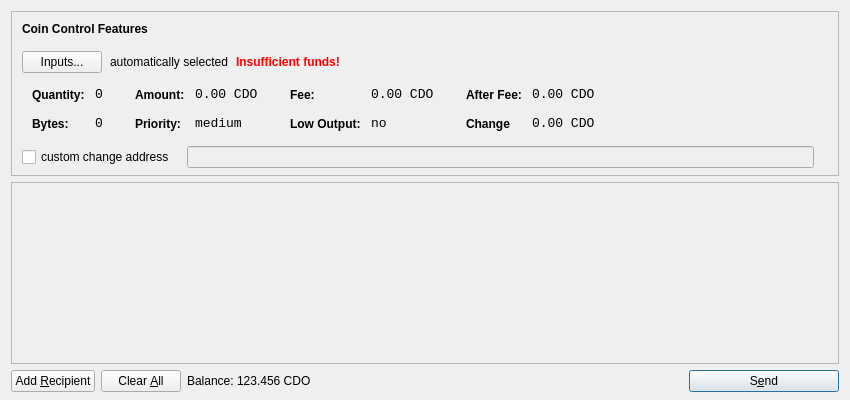
<?xml version="1.0" encoding="UTF-8"?>
<ui version="4.0">
 <class>SendCoinsDialog</class>
 <widget class="QDialog" name="SendCoinsDialog">
  <property name="geometry">
   <rect>
    <x>0</x>
    <y>0</y>
    <width>850</width>
    <height>400</height>
   </rect>
  </property>
  <property name="windowTitle">
   <string>Send Coins</string>
  </property>
  <layout class="QVBoxLayout" name="verticalLayout" stretch="0,1,0">
   <property name="bottomMargin">
    <number>8</number>
   </property>
   <item>
    <widget class="QFrame" name="frameCoinControl">
     <property name="sizePolicy">
      <sizepolicy hsizetype="Expanding" vsizetype="Expanding">
       <horstretch>0</horstretch>
       <verstretch>0</verstretch>
      </sizepolicy>
     </property>
     <property name="maximumSize">
      <size>
       <width>16777215</width>
       <height>16777215</height>
      </size>
     </property>
     <property name="frameShape">
      <enum>QFrame::StyledPanel</enum>
     </property>
     <property name="frameShadow">
      <enum>QFrame::Sunken</enum>
     </property>
     <layout class="QVBoxLayout" name="verticalLayoutCoinControl2">
      <property name="spacing">
       <number>-1</number>
      </property>
      <property name="leftMargin">
       <number>0</number>
      </property>
      <property name="topMargin">
       <number>0</number>
      </property>
      <property name="rightMargin">
       <number>0</number>
      </property>
      <property name="bottomMargin">
       <number>6</number>
      </property>
      <item>
       <layout class="QVBoxLayout" name="verticalLayoutCoinControl" stretch="0,0,0,0,1">
        <property name="spacing">
         <number>0</number>
        </property>
        <property name="leftMargin">
         <number>10</number>
        </property>
        <property name="topMargin">
         <number>10</number>
        </property>
        <item>
         <layout class="QHBoxLayout" name="horizontalLayoutCoinControl1">
          <property name="bottomMargin">
           <number>15</number>
          </property>
          <item>
           <widget class="QLabel" name="labelCoinControlFeatures">
            <property name="sizePolicy">
             <sizepolicy hsizetype="Preferred" vsizetype="Maximum">
              <horstretch>0</horstretch>
              <verstretch>0</verstretch>
             </sizepolicy>
            </property>
            <property name="font">
             <font>
              <weight>75</weight>
              <bold>true</bold>
             </font>
            </property>
            <property name="styleSheet">
             <string notr="true">font-weight:bold;</string>
            </property>
            <property name="text">
             <string>Coin Control Features</string>
            </property>
           </widget>
          </item>
         </layout>
        </item>
        <item>
         <layout class="QHBoxLayout" name="horizontalLayoutCoinControl2" stretch="0,0,0,0">
          <property name="spacing">
           <number>8</number>
          </property>
          <property name="bottomMargin">
           <number>10</number>
          </property>
          <item>
           <widget class="QPushButton" name="pushButtonCoinControl">
            <property name="styleSheet">
             <string notr="true"/>
            </property>
            <property name="text">
             <string>Inputs...</string>
            </property>
           </widget>
          </item>
          <item>
           <widget class="QLabel" name="labelCoinControlAutomaticallySelected">
            <property name="text">
             <string>automatically selected</string>
            </property>
            <property name="margin">
             <number>5</number>
            </property>
           </widget>
          </item>
          <item>
           <widget class="QLabel" name="labelCoinControlInsuffFunds">
            <property name="font">
             <font>
              <weight>75</weight>
              <bold>true</bold>
             </font>
            </property>
            <property name="styleSheet">
             <string notr="true">color:red;font-weight:bold;</string>
            </property>
            <property name="text">
             <string>Insufficient funds!</string>
            </property>
            <property name="margin">
             <number>5</number>
            </property>
           </widget>
          </item>
          <item>
           <spacer name="horizontalSpacerCoinControl">
            <property name="orientation">
             <enum>Qt::Horizontal</enum>
            </property>
            <property name="sizeHint" stdset="0">
             <size>
              <width>40</width>
              <height>1</height>
             </size>
            </property>
           </spacer>
          </item>
         </layout>
        </item>
        <item>
         <widget class="QWidget" name="widgetCoinControl" native="true">
          <property name="sizePolicy">
           <sizepolicy hsizetype="Preferred" vsizetype="Preferred">
            <horstretch>0</horstretch>
            <verstretch>0</verstretch>
           </sizepolicy>
          </property>
          <property name="minimumSize">
           <size>
            <width>0</width>
            <height>0</height>
           </size>
          </property>
          <property name="styleSheet">
           <string notr="true"/>
          </property>
          <layout class="QHBoxLayout" name="horizontalLayoutCoinControl5">
           <property name="margin">
            <number>0</number>
           </property>
           <item>
            <layout class="QHBoxLayout" name="horizontalLayoutCoinControl3" stretch="0,0,0,1">
             <property name="spacing">
              <number>20</number>
             </property>
             <property name="topMargin">
              <number>0</number>
             </property>
             <property name="bottomMargin">
              <number>10</number>
             </property>
             <item>
              <layout class="QFormLayout" name="formLayoutCoinControl1">
               <property name="horizontalSpacing">
                <number>10</number>
               </property>
               <property name="verticalSpacing">
                <number>14</number>
               </property>
               <property name="leftMargin">
                <number>10</number>
               </property>
               <property name="topMargin">
                <number>4</number>
               </property>
               <property name="rightMargin">
                <number>6</number>
               </property>
               <item row="0" column="0">
                <widget class="QLabel" name="labelCoinControlQuantityText">
                 <property name="styleSheet">
                  <string notr="true">font-weight:bold;</string>
                 </property>
                 <property name="text">
                  <string>Quantity:</string>
                 </property>
                 <property name="margin">
                  <number>0</number>
                 </property>
                </widget>
               </item>
               <item row="0" column="1">
                <widget class="QLabel" name="labelCoinControlQuantity">
                 <property name="font">
                  <font>
                   <family>Monospace</family>
                   <pointsize>10</pointsize>
                  </font>
                 </property>
                 <property name="cursor">
                  <cursorShape>IBeamCursor</cursorShape>
                 </property>
                 <property name="contextMenuPolicy">
                  <enum>Qt::ActionsContextMenu</enum>
                 </property>
                 <property name="text">
                  <string>0</string>
                 </property>
                 <property name="margin">
                  <number>0</number>
                 </property>
                 <property name="textInteractionFlags">
                  <set>Qt::LinksAccessibleByMouse|Qt::TextSelectableByKeyboard|Qt::TextSelectableByMouse</set>
                 </property>
                </widget>
               </item>
               <item row="1" column="0">
                <widget class="QLabel" name="labelCoinControlBytesText">
                 <property name="styleSheet">
                  <string notr="true">font-weight:bold;</string>
                 </property>
                 <property name="text">
                  <string>Bytes:</string>
                 </property>
                </widget>
               </item>
               <item row="1" column="1">
                <widget class="QLabel" name="labelCoinControlBytes">
                 <property name="font">
                  <font>
                   <family>Monospace</family>
                   <pointsize>10</pointsize>
                  </font>
                 </property>
                 <property name="cursor">
                  <cursorShape>IBeamCursor</cursorShape>
                 </property>
                 <property name="contextMenuPolicy">
                  <enum>Qt::ActionsContextMenu</enum>
                 </property>
                 <property name="text">
                  <string>0</string>
                 </property>
                 <property name="textInteractionFlags">
                  <set>Qt::LinksAccessibleByMouse|Qt::TextSelectableByKeyboard|Qt::TextSelectableByMouse</set>
                 </property>
                </widget>
               </item>
              </layout>
             </item>
             <item>
              <layout class="QFormLayout" name="formLayoutCoinControl2">
               <property name="horizontalSpacing">
                <number>10</number>
               </property>
               <property name="verticalSpacing">
                <number>14</number>
               </property>
               <property name="leftMargin">
                <number>6</number>
               </property>
               <property name="topMargin">
                <number>4</number>
               </property>
               <property name="rightMargin">
                <number>6</number>
               </property>
               <item row="0" column="0">
                <widget class="QLabel" name="labelCoinControlAmountText">
                 <property name="styleSheet">
                  <string notr="true">font-weight:bold;</string>
                 </property>
                 <property name="text">
                  <string>Amount:</string>
                 </property>
                 <property name="margin">
                  <number>0</number>
                 </property>
                </widget>
               </item>
               <item row="0" column="1">
                <widget class="QLabel" name="labelCoinControlAmount">
                 <property name="font">
                  <font>
                   <family>Monospace</family>
                   <pointsize>10</pointsize>
                  </font>
                 </property>
                 <property name="cursor">
                  <cursorShape>IBeamCursor</cursorShape>
                 </property>
                 <property name="contextMenuPolicy">
                  <enum>Qt::ActionsContextMenu</enum>
                 </property>
                 <property name="text">
                  <string>0.00 CDO</string>
                 </property>
                 <property name="textInteractionFlags">
                  <set>Qt::LinksAccessibleByMouse|Qt::TextSelectableByKeyboard|Qt::TextSelectableByMouse</set>
                 </property>
                </widget>
               </item>
               <item row="1" column="0">
                <widget class="QLabel" name="labelCoinControlPriorityText">
                 <property name="styleSheet">
                  <string notr="true">font-weight:bold;</string>
                 </property>
                 <property name="text">
                  <string>Priority:</string>
                 </property>
                </widget>
               </item>
               <item row="1" column="1">
                <widget class="QLabel" name="labelCoinControlPriority">
                 <property name="font">
                  <font>
                   <family>Monospace</family>
                   <pointsize>10</pointsize>
                  </font>
                 </property>
                 <property name="cursor">
                  <cursorShape>IBeamCursor</cursorShape>
                 </property>
                 <property name="contextMenuPolicy">
                  <enum>Qt::ActionsContextMenu</enum>
                 </property>
                 <property name="text">
                  <string>medium</string>
                 </property>
                 <property name="textInteractionFlags">
                  <set>Qt::LinksAccessibleByMouse|Qt::TextSelectableByKeyboard|Qt::TextSelectableByMouse</set>
                 </property>
                </widget>
               </item>
              </layout>
             </item>
             <item>
              <layout class="QFormLayout" name="formLayoutCoinControl3">
               <property name="horizontalSpacing">
                <number>10</number>
               </property>
               <property name="verticalSpacing">
                <number>14</number>
               </property>
               <property name="leftMargin">
                <number>6</number>
               </property>
               <property name="topMargin">
                <number>4</number>
               </property>
               <property name="rightMargin">
                <number>6</number>
               </property>
               <item row="0" column="0">
                <widget class="QLabel" name="labelCoinControlFeeText">
                 <property name="styleSheet">
                  <string notr="true">font-weight:bold;</string>
                 </property>
                 <property name="text">
                  <string>Fee:</string>
                 </property>
                 <property name="margin">
                  <number>0</number>
                 </property>
                </widget>
               </item>
               <item row="0" column="1">
                <widget class="QLabel" name="labelCoinControlFee">
                 <property name="font">
                  <font>
                   <family>Monospace</family>
                   <pointsize>10</pointsize>
                  </font>
                 </property>
                 <property name="cursor">
                  <cursorShape>IBeamCursor</cursorShape>
                 </property>
                 <property name="contextMenuPolicy">
                  <enum>Qt::ActionsContextMenu</enum>
                 </property>
                 <property name="text">
                  <string>0.00 CDO</string>
                 </property>
                 <property name="textInteractionFlags">
                  <set>Qt::LinksAccessibleByMouse|Qt::TextSelectableByKeyboard|Qt::TextSelectableByMouse</set>
                 </property>
                </widget>
               </item>
               <item row="1" column="0">
                <widget class="QLabel" name="labelCoinControlLowOutputText">
                 <property name="styleSheet">
                  <string notr="true">font-weight:bold;</string>
                 </property>
                 <property name="text">
                  <string>Low Output:</string>
                 </property>
                </widget>
               </item>
               <item row="1" column="1">
                <widget class="QLabel" name="labelCoinControlLowOutput">
                 <property name="font">
                  <font>
                   <family>Monospace</family>
                   <pointsize>10</pointsize>
                  </font>
                 </property>
                 <property name="cursor">
                  <cursorShape>IBeamCursor</cursorShape>
                 </property>
                 <property name="contextMenuPolicy">
                  <enum>Qt::ActionsContextMenu</enum>
                 </property>
                 <property name="text">
                  <string>no</string>
                 </property>
                 <property name="textInteractionFlags">
                  <set>Qt::LinksAccessibleByMouse|Qt::TextSelectableByKeyboard|Qt::TextSelectableByMouse</set>
                 </property>
                </widget>
               </item>
              </layout>
             </item>
             <item>
              <layout class="QFormLayout" name="formLayoutCoinControl4">
               <property name="horizontalSpacing">
                <number>10</number>
               </property>
               <property name="verticalSpacing">
                <number>14</number>
               </property>
               <property name="leftMargin">
                <number>6</number>
               </property>
               <property name="topMargin">
                <number>4</number>
               </property>
               <property name="rightMargin">
                <number>6</number>
               </property>
               <item row="0" column="0">
                <widget class="QLabel" name="labelCoinControlAfterFeeText">
                 <property name="styleSheet">
                  <string notr="true">font-weight:bold;</string>
                 </property>
                 <property name="text">
                  <string>After Fee:</string>
                 </property>
                 <property name="margin">
                  <number>0</number>
                 </property>
                </widget>
               </item>
               <item row="0" column="1">
                <widget class="QLabel" name="labelCoinControlAfterFee">
                 <property name="font">
                  <font>
                   <family>Monospace</family>
                   <pointsize>10</pointsize>
                  </font>
                 </property>
                 <property name="cursor">
                  <cursorShape>IBeamCursor</cursorShape>
                 </property>
                 <property name="contextMenuPolicy">
                  <enum>Qt::ActionsContextMenu</enum>
                 </property>
                 <property name="text">
                  <string>0.00 CDO</string>
                 </property>
                 <property name="textInteractionFlags">
                  <set>Qt::LinksAccessibleByMouse|Qt::TextSelectableByKeyboard|Qt::TextSelectableByMouse</set>
                 </property>
                </widget>
               </item>
               <item row="1" column="0">
                <widget class="QLabel" name="labelCoinControlChangeText">
                 <property name="styleSheet">
                  <string notr="true">font-weight:bold;</string>
                 </property>
                 <property name="text">
                  <string>Change</string>
                 </property>
                </widget>
               </item>
               <item row="1" column="1">
                <widget class="QLabel" name="labelCoinControlChange">
                 <property name="font">
                  <font>
                   <family>Monospace</family>
                   <pointsize>10</pointsize>
                  </font>
                 </property>
                 <property name="cursor">
                  <cursorShape>IBeamCursor</cursorShape>
                 </property>
                 <property name="contextMenuPolicy">
                  <enum>Qt::ActionsContextMenu</enum>
                 </property>
                 <property name="text">
                  <string>0.00 CDO</string>
                 </property>
                 <property name="textInteractionFlags">
                  <set>Qt::LinksAccessibleByMouse|Qt::TextSelectableByKeyboard|Qt::TextSelectableByMouse</set>
                 </property>
                </widget>
               </item>
              </layout>
             </item>
            </layout>
           </item>
          </layout>
         </widget>
        </item>
        <item>
         <layout class="QHBoxLayout" name="horizontalLayoutCoinControl4" stretch="0,0,0">
          <property name="spacing">
           <number>12</number>
          </property>
          <property name="sizeConstraint">
           <enum>QLayout::SetDefaultConstraint</enum>
          </property>
          <property name="topMargin">
           <number>5</number>
          </property>
          <property name="rightMargin">
           <number>5</number>
          </property>
          <item>
           <widget class="QCheckBox" name="checkBoxCoinControlChange">
            <property name="text">
             <string>custom change address</string>
            </property>
           </widget>
          </item>
          <item>
           <widget class="QLineEdit" name="lineEditCoinControlChange">
            <property name="enabled">
             <bool>false</bool>
            </property>
            <property name="sizePolicy">
             <sizepolicy hsizetype="Expanding" vsizetype="Fixed">
              <horstretch>0</horstretch>
              <verstretch>0</verstretch>
             </sizepolicy>
            </property>
           </widget>
          </item>
          <item>
           <widget class="QLabel" name="labelCoinControlChangeLabel">
            <property name="sizePolicy">
             <sizepolicy hsizetype="Preferred" vsizetype="Expanding">
              <horstretch>0</horstretch>
              <verstretch>0</verstretch>
             </sizepolicy>
            </property>
            <property name="minimumSize">
             <size>
              <width>0</width>
              <height>0</height>
             </size>
            </property>
            <property name="text">
             <string/>
            </property>
            <property name="margin">
             <number>3</number>
            </property>
           </widget>
          </item>
         </layout>
        </item>
        <item>
         <spacer name="verticalSpacerCoinControl">
          <property name="orientation">
           <enum>Qt::Vertical</enum>
          </property>
          <property name="sizeHint" stdset="0">
           <size>
            <width>800</width>
            <height>1</height>
           </size>
          </property>
         </spacer>
        </item>
       </layout>
      </item>
     </layout>
    </widget>
   </item>
   <item>
    <widget class="QScrollArea" name="scrollArea">
     <property name="widgetResizable">
      <bool>true</bool>
     </property>
     <widget class="QWidget" name="scrollAreaWidgetContents">
      <property name="geometry">
       <rect>
        <x>0</x>
        <y>0</y>
        <width>830</width>
        <height>165</height>
       </rect>
      </property>
      <layout class="QVBoxLayout" name="verticalLayout_2">
       <property name="margin">
        <number>0</number>
       </property>
       <item>
        <layout class="QVBoxLayout" name="entries">
         <property name="spacing">
          <number>6</number>
         </property>
        </layout>
       </item>
       <item>
        <spacer name="verticalSpacer">
         <property name="orientation">
          <enum>Qt::Vertical</enum>
         </property>
         <property name="sizeHint" stdset="0">
          <size>
           <width>20</width>
           <height>40</height>
          </size>
         </property>
        </spacer>
       </item>
      </layout>
     </widget>
    </widget>
   </item>
   <item>
    <layout class="QHBoxLayout" name="horizontalLayout">
     <item>
      <widget class="QPushButton" name="addButton">
       <property name="toolTip">
        <string>Send to multiple recipients at once</string>
       </property>
       <property name="text">
        <string>Add &amp;Recipient</string>
       </property>
       <property name="icon">
        <iconset resource="../bitcoin.qrc">
         <normaloff>:/icons/add</normaloff>:/icons/add</iconset>
       </property>
       <property name="autoDefault">
        <bool>false</bool>
       </property>
      </widget>
     </item>
     <item>
      <widget class="QPushButton" name="clearButton">
       <property name="sizePolicy">
        <sizepolicy hsizetype="Minimum" vsizetype="Fixed">
         <horstretch>0</horstretch>
         <verstretch>0</verstretch>
        </sizepolicy>
       </property>
       <property name="toolTip">
        <string>Remove all transaction fields</string>
       </property>
       <property name="text">
        <string>Clear &amp;All</string>
       </property>
       <property name="icon">
        <iconset resource="../bitcoin.qrc">
         <normaloff>:/icons/remove</normaloff>:/icons/remove</iconset>
       </property>
       <property name="autoRepeatDelay">
        <number>300</number>
       </property>
       <property name="autoDefault">
        <bool>false</bool>
       </property>
      </widget>
     </item>
     <item>
      <layout class="QHBoxLayout" name="horizontalLayout_2">
       <property name="spacing">
        <number>3</number>
       </property>
       <item>
        <widget class="QLabel" name="label">
         <property name="sizePolicy">
          <sizepolicy hsizetype="Preferred" vsizetype="Fixed">
           <horstretch>0</horstretch>
           <verstretch>0</verstretch>
          </sizepolicy>
         </property>
         <property name="text">
          <string>Balance:</string>
         </property>
        </widget>
       </item>
       <item>
        <widget class="QLabel" name="labelBalance">
         <property name="sizePolicy">
          <sizepolicy hsizetype="Preferred" vsizetype="Fixed">
           <horstretch>0</horstretch>
           <verstretch>0</verstretch>
          </sizepolicy>
         </property>
         <property name="cursor">
          <cursorShape>IBeamCursor</cursorShape>
         </property>
         <property name="text">
          <string>123.456 CDO</string>
         </property>
         <property name="textInteractionFlags">
          <set>Qt::LinksAccessibleByMouse|Qt::TextSelectableByKeyboard|Qt::TextSelectableByMouse</set>
         </property>
        </widget>
       </item>
      </layout>
     </item>
     <item>
      <spacer name="horizontalSpacer">
       <property name="orientation">
        <enum>Qt::Horizontal</enum>
       </property>
       <property name="sizeHint" stdset="0">
        <size>
         <width>40</width>
         <height>20</height>
        </size>
       </property>
      </spacer>
     </item>
     <item>
      <widget class="QPushButton" name="sendButton">
       <property name="minimumSize">
        <size>
         <width>150</width>
         <height>0</height>
        </size>
       </property>
       <property name="toolTip">
        <string>Confirm the send action</string>
       </property>
       <property name="text">
        <string>S&amp;end</string>
       </property>
       <property name="icon">
        <iconset resource="../bitcoin.qrc">
         <normaloff>:/icons/send</normaloff>:/icons/send</iconset>
       </property>
       <property name="default">
        <bool>true</bool>
       </property>
      </widget>
     </item>
    </layout>
   </item>
  </layout>
 </widget>
 <resources>
  <include location="../bitcoin.qrc"/>
 </resources>
 <connections/>
</ui>
